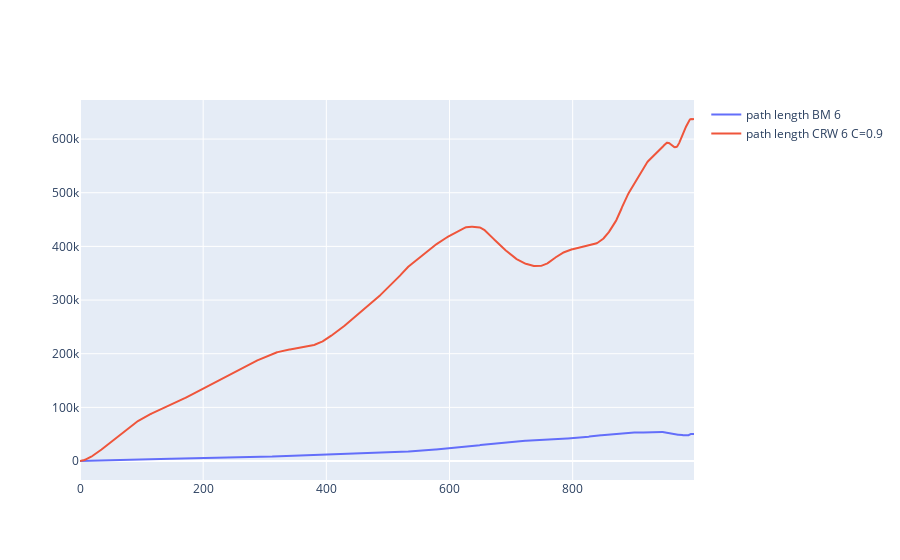

The cell this chart's notebook holds for it:
### Code cell
# Initial parameters
s_pos = [0,0]
n_steps = 1000

fig = go.Figure()

# BM 6
BM_df = BrownianMotionTrayectory(n_steps, s_pos, vel=6)
BM_trayectory = MeanSquaredDisplacement(BM_df, n_steps)
BM_trayectory
BM_trayectory
fig.add_trace(go.Scatter(
    x=BM_trayectory.index,
    y=BM_trayectory.y,
    mode='lines',
    name="path length BM 6",
    showlegend=True,
))


# CRW 6
CRW_df = CorrelatedRandomWalk(n_steps, s_pos, vel=6, coefficient=0.9)
CRW_trayectory = MeanSquaredDisplacement(CRW_df, n_steps)
fig.add_trace(go.Scatter(
    x=CRW_trayectory.index,
    y=CRW_trayectory.y,
    mode='lines',
    name="path length CRW 6 C=0.9",
    showlegend=True
))

fig.show()

### Figure 1 — Plotly figure (JSON) as saved in the notebook; plotly's stock layout.template omitted (floating-point values rounded to 4 significant figures; data arrays with more than 128 entries replaced by an {"elided": "..."} marker saying what was removed)
{"data": [{"mode": "lines", "name": "path length BM 6", "showlegend": true, "type": "scatter", "x": {"elided": "998 int values"}, "y": {"elided": "998 float values"}}, {"mode": "lines", "name": "path length CRW 6 C=0.9", "showlegend": true, "type": "scatter", "x": {"elided": "998 int values"}, "y": {"elided": "998 float values"}}], "layout": {}}
